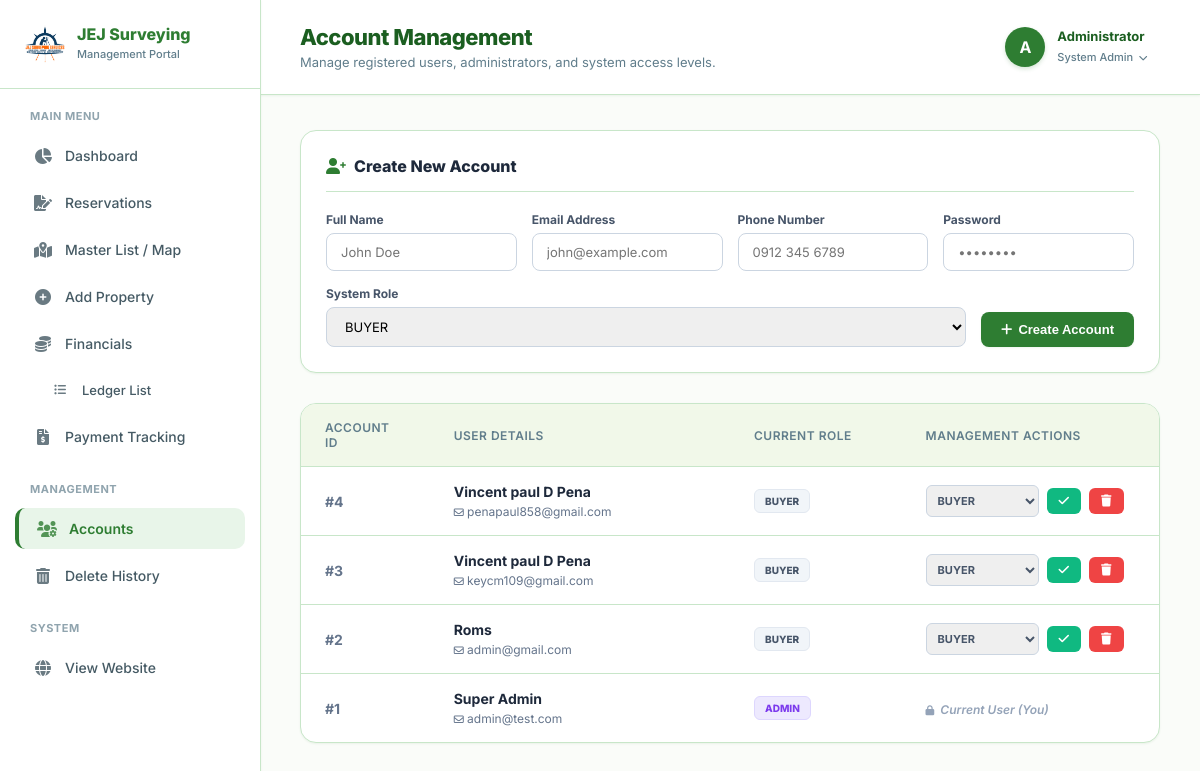
The app's page /accounts.php (signed in) with its own data.
### tables this page shows
CREATE TABLE `users` (
  `id` int(11) NOT NULL,
  `fullname` varchar(100) DEFAULT NULL,
  `email` varchar(100) DEFAULT NULL,
  `password` varchar(255) DEFAULT NULL,
  `phone` varchar(20) DEFAULT NULL,
  `role` enum('SUPER ADMIN','ADMIN','MANAGER','AGENT','BUYER') DEFAULT 'BUYER',
  `created_at` timestamp NOT NULL DEFAULT current_timestamp()
);

### accounts.php (the view, shortened to what this page needs)
<?php
include 'config.php';
$users = $conn->query("SELECT * FROM users ORDER BY created_at DESC");
?>
<!DOCTYPE html>
<html lang="en">
<head>
    <link rel="stylesheet" href="https://cdnjs.cloudflare.com/ajax/libs/font-awesome/6.0.0/css/all.min.css">
</head>
<body>
    <div class="sidebar">
        <div class="brand-box">
            <img src="assets/logo.png" style="height: 38px; width: auto; border-radius: 8px;">
            <div style="line-height: 1.1;">
                <span style="font-size: 16px; font-weight: 800; color: var(--primary); display: block;">JEJ Surveying</span>
                <span style="font-size: 11px; color: var(--text-muted); font-weight: 500;">Management Portal</span>
            </div>
        </div>
        <div class="sidebar-menu">
            <small style="padding: 0 15px; color: #90a4ae; font-weight: 700; font-size: 11px; display: block; margin-bottom: 12px; letter-spacing: 0.5px;">MAIN MENU</small>
            <a href="admin.php?view=dashboard" class="menu-link"><i class="fa-solid fa-chart-pie"></i> Dashboard</a>
            <a href="reservation.php" class="menu-link"><i class="fa-solid fa-file-signature"></i> Reservations</a>
            <a href="master_list.php" class="menu-link"><i class="fa-solid fa-map-location-dot"></i> Master List / Map</a>
            <a href="admin.php?view=inventory" class="menu-link"><i class="fa-solid fa-plus-circle"></i> Add Property</a>
            <a href="financial.php" class="menu-link"><i class="fa-solid fa-coins"></i> Financials</a>
            <a href="transaction_history.php" class="menu-link" style="padding-left: 35px; font-size: 13px;"><i class="fa-solid fa-list-ul" style="font-size: 12px;"></i> Ledger List</a>
            <a href="payment_tracking.php" class="menu-link"><i class="fa-solid fa-file-invoice-dollar"></i> Payment Tracking</a>
            <small style="padding: 0 15px; color: #90a4ae; font-weight: 700; font-size: 11px; display: block; margin-top: 25px; margin-bottom: 12px; letter-spacing: 0.5px;">MANAGEMENT</small>
            <a href="accounts.php" class="menu-link active"><i class="fa-solid fa-users-gear"></i> Accounts</a>
            <a href="delete_history.php" class="menu-link"><i class="fa-solid fa-trash-can"></i> Delete History</a>
            <small style="padding: 0 15px; color: #90a4ae; font-weight: 700; font-size: 11px; display: block; margin-top: 25px; margin-bottom: 12px; letter-spacing: 0.5px;">SYSTEM</small>
            <a href="index.php" class="menu-link" target="_blank"><i class="fa-solid fa-globe"></i> View Website</a>
        </div>
    </div>
    <div class="main-panel">
        <div class="top-header">
            <div class="header-title">
                <h1>Account Management</h1>
                <p>Manage registered users, administrators, and system access levels.</p>
            </div>
            <div class="profile-dropdown">
                <div class="profile-trigger">
                    <div class="profile-avatar">A</div>
                    <div class="profile-info">
                        <strong>Administrator</strong>
                        <small>System Admin <i class="fa-solid fa-chevron-down" style="font-size: 9px; margin-left: 3px;"></i></small>
                    </div>
                </div>
            </div>
        </div>
        <div class="content-area">
            <div class="form-card">
                <h3><i class="fa-solid fa-user-plus" style="color: var(--primary); margin-right: 8px;"></i> Create New Account</h3>
                <form method="POST" style="display: flex; gap: 15px; flex-wrap: wrap; align-items: flex-end;">
                    <div style="flex: 1; min-width: 180px;">
                        <label style="display:block; font-size:12px; font-weight:700; color:#475569; margin-bottom:6px;">Full Name</label>
                        <input type="text" name="fullname" class="form-control" required placeholder="John Doe">
                    </div>
                    <div style="flex: 1; min-width: 180px;">
                        <label style="display:block; font-size:12px; font-weight:700; color:#475569; margin-bottom:6px;">Email Address</label>
                        <input type="email" name="email" class="form-control" required placeholder="john@example.com">
                    </div>
                    <div style="flex: 1; min-width: 140px;">
                        <label style="display:block; font-size:12px; font-weight:700; color:#475569; margin-bottom:6px;">Phone Number</label>
                        <input type="text" name="phone" class="form-control" placeholder="0912 345 6789">
                    </div>
                    <div style="flex: 1; min-width: 140px;">
                        <label style="display:block; font-size:12px; font-weight:700; color:#475569; margin-bottom:6px;">Password</label>
                        <input type="password" name="password" class="form-control" required placeholder="••••••••">
                    </div>
                    <div style="flex: 1; min-width: 140px;">
                        <label style="display:block; font-size:12px; font-weight:700; color:#475569; margin-bottom:6px;">System Role</label>
                        <select name="role" class="form-control" required>
                            <option value="BUYER">BUYER</option>
                        </select>
                    </div>
                    <div>
                        <button type="submit" class="btn-action"><i class="fa-solid fa-plus"></i> Create Account</button>
                    </div>
                </form>
            </div>
            <div class="table-container">
                <table>
                    <thead>
                        <tr>
                            <th style="width: 15%;">Account ID</th>
                            <th style="width: 35%;">User Details</th>
                            <th style="width: 20%;">Current Role</th>
                            <th style="width: 30%;">Management Actions</th>
                        </tr>
                    </thead>
                    <tbody>
                        <?php while($row = $users->fetch_assoc()): ?>
                        <tr>
                            <td style="font-weight: 700; color: #64748b;">#<?= $row['id'] ?></td>
                            <td>
                                <strong style="color: #1e293b; font-size: 14px; display:block; margin-bottom: 2px;"><?= htmlspecialchars($row['fullname']) ?></strong>
                                <span style="color: #64748b; font-size: 12px;"><i class="fa-regular fa-envelope" style="font-size:10px;"></i> <?= htmlspecialchars($row['email']) ?></span>
                            </td>
                            <td>
                                <span class="role-badge role-<?= str_replace(' ', '-', $row['role'] ?: 'BUYER') ?>">
                                    <?= $row['role'] ?: 'BUYER' ?>
                                </span>
                            </td>
                            <td>
                                <?php if($row['id'] != $_SESSION['user_id']): ?>
                                    <div style="display: flex; gap: 8px; align-items: center;">
                                        <form method="POST" style="display: flex; gap: 8px; align-items: center; margin: 0;">
                                            <select name="new_role" class="role-select">
                                                <option value="BUYER" <?= $row['role'] == 'BUYER' ? 'selected' : '' ?>>BUYER</option>
                                            </select>
                                            <button class="btn-mini btn-promote" title="Update Role"><i class="fa-solid fa-check"></i></button>
                                        </form>
                                        <form method="POST" style="display:inline; margin: 0;" onsubmit="return confirm('Are you sure you want to archive and delete this user?');">
                                            <button class="btn-mini btn-del" title="Delete User"><i class="fa-solid fa-trash"></i></button>
                                        </form>
                                    </div>
                                <?php else: ?>
                                    <span style="font-size: 12px; color: #94a3b8; font-style: italic; font-weight:600;"><i class="fa-solid fa-lock" style="font-size:10px; margin-right: 3px;"></i> Current User (You)</span>
                                <?php endif; ?>
                            </td>
                        </tr>
                        <?php endwhile; ?>
                    </tbody>
                </table>
            </div>
        </div>
    </div>
</body>
</html>

### records on screen
users: id "4", fullname "Vincent paul D Pena", email "penapaul858@gmail.com", role "BUYER", new_role "BUYER"
users: id "3", fullname "Vincent paul D Pena", email "keycm109@gmail.com", role "BUYER", new_role "BUYER"
users: id "2", fullname "Roms", email "admin@gmail.com", role "BUYER", new_role "BUYER"
users: id "1", fullname "Super Admin", email "admin@test.com", role "ADMIN", shows "Current User (You)"
